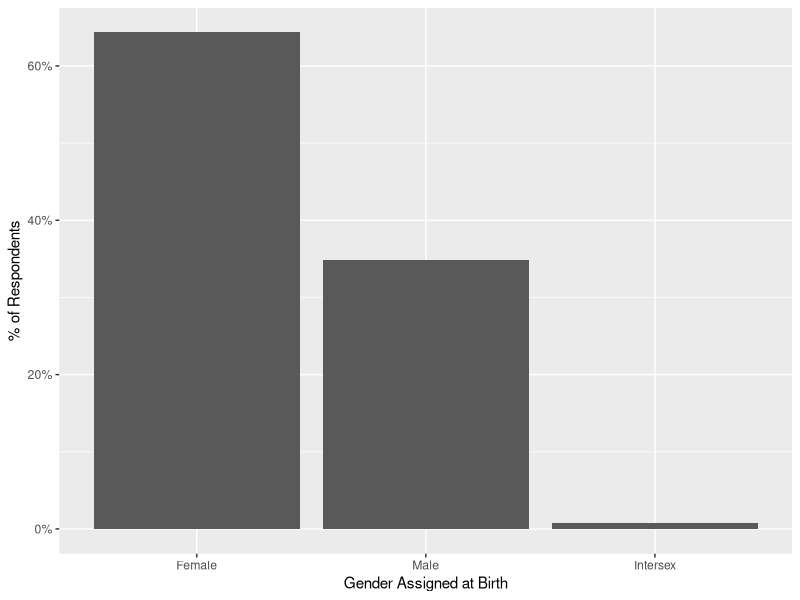
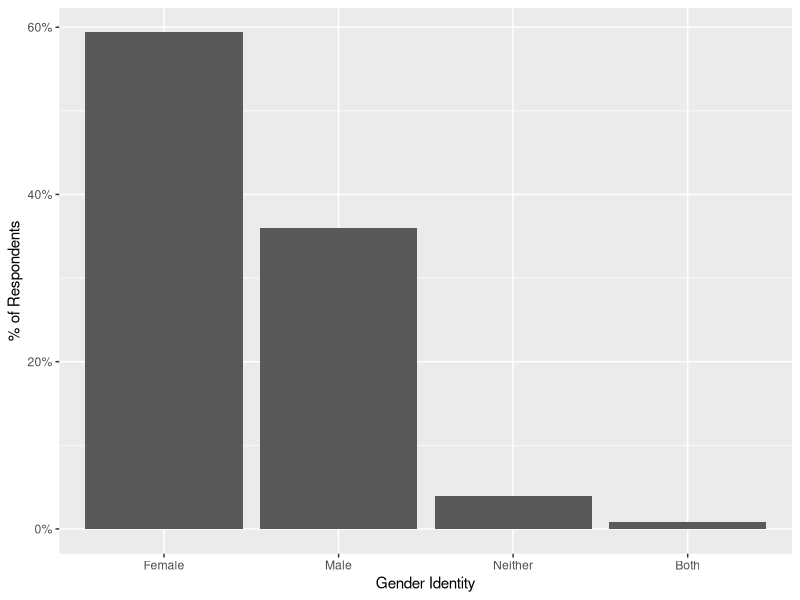
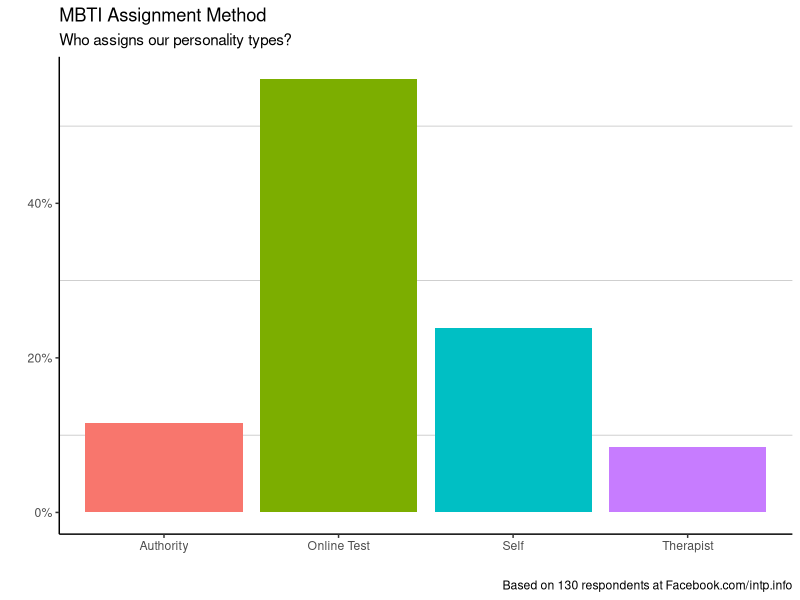
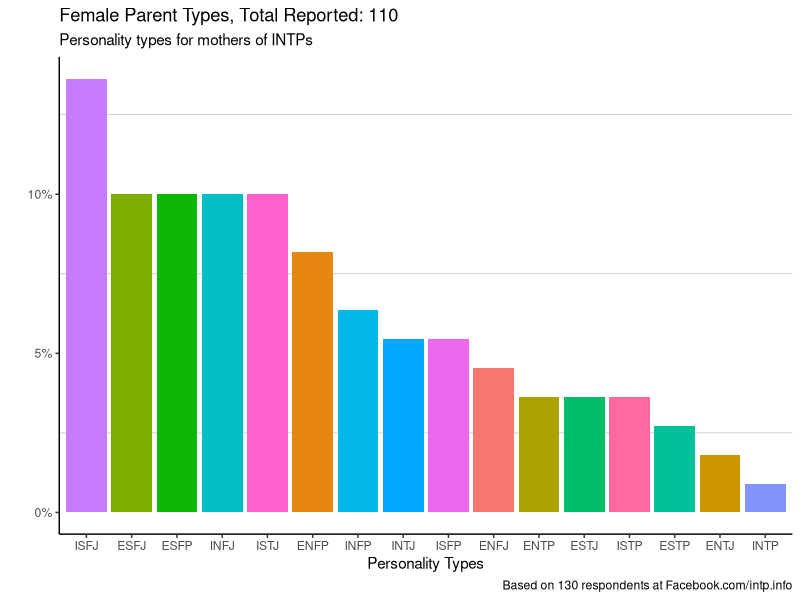
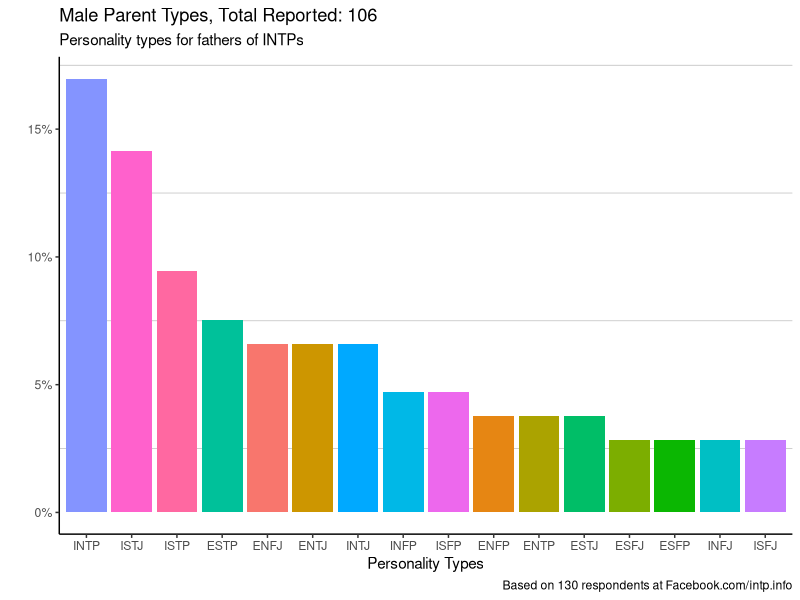
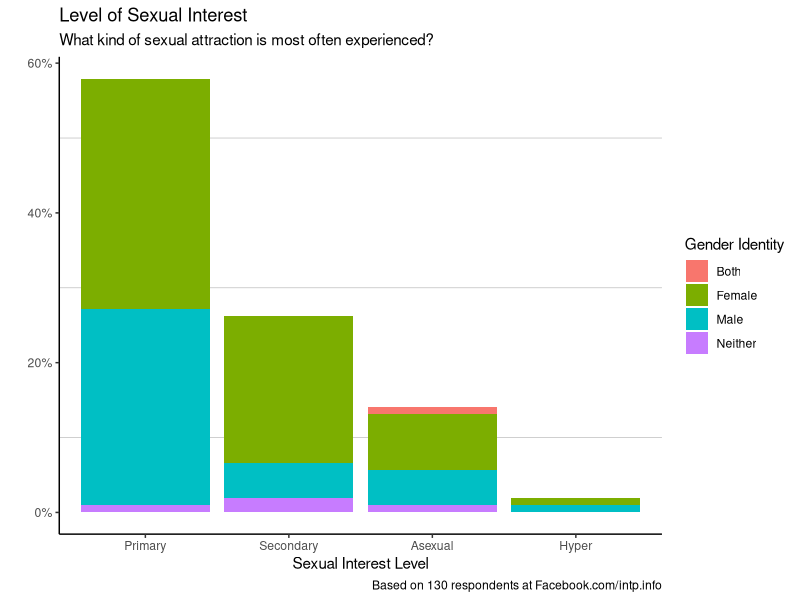
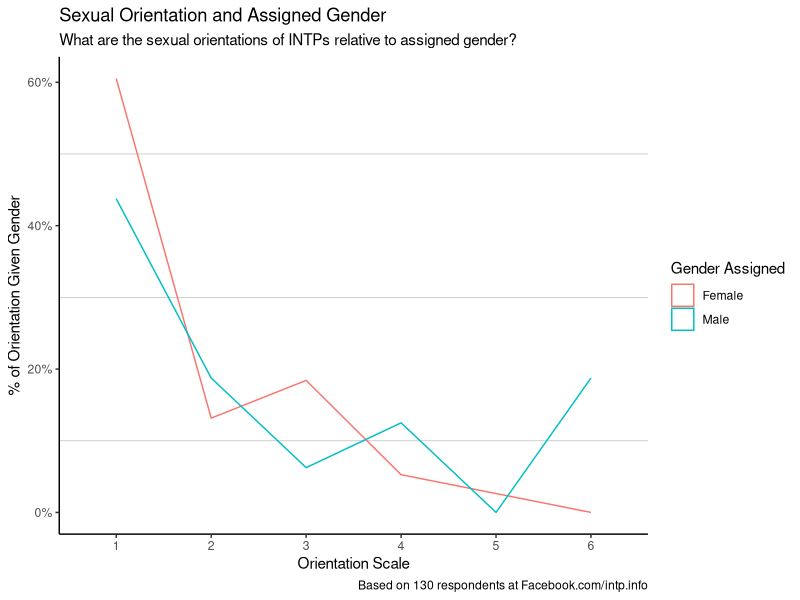
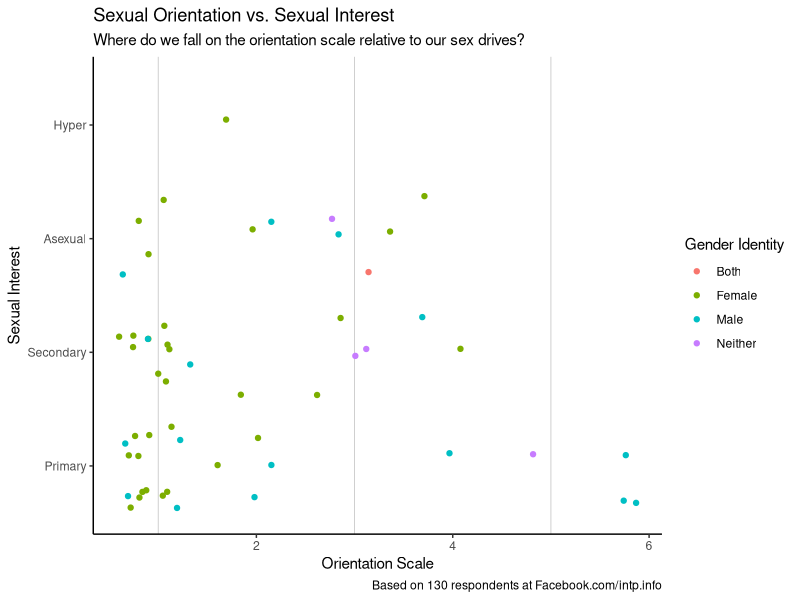

The R script that drew these images, in order:
## ---- chunk 1
knitr::opts_chunk$set(echo = TRUE)
knitr::opts_chunk$set(error = TRUE)
# Load libraries
library("plyr")
library("dplyr")
library("ggplot2")
library("scales")
# Load in clean data (only use clean info!)
survey <- read.csv("intp-general-survey-2017-CLEAN.csv", stringsAsFactors = FALSE)
validTypes <- c( "ISTJ", "ISFJ", "INFJ", "INTJ", "ISTP", "ISFP", "INFP",
                 "INTP", "ESTP", "ESFP", "ENFP", "ENTP", "ESTJ", "ESFJ",
                 "ENFJ", "ENTJ")
tableCaption <- paste( "Based on", length(survey$ID), "respondents at Facebook.com/intp.info" )

# INTPs only
surveyINTP <- filter(survey, Type == "INTP")
## ---- chunk 2
# Set up information for latest calculations
whoTook <- prop.table( table ( survey$Type ) )
whoTookPercentage <- floor(whoTook['INTP'] * 100 )

whoTookGender <- prop.table( table ( survey$GenderAssigned ) )
whoTookGenderIdentity <- prop.table( table ( survey$GenderIdentity ) )
## ---- chunk 3
sortGenderAssigned <- filter(survey, GenderAssigned != '')
sortGenderIdentity <- filter(survey, GenderIdentity != '')

ggplot( sortGenderAssigned, aes( x=reorder(GenderAssigned, GenderAssigned, function(x)-length(x)), y=(..count..)/sum(..count..) ) ) +
  geom_bar() +
  scale_x_discrete("Gender Assigned at Birth" ) +
  scale_y_continuous("% of Respondents", labels=percent)

ggplot( sortGenderIdentity, aes( x=reorder(GenderIdentity, GenderIdentity, function(x)-length(x)), y=(..count..)/sum(..count..) ) ) +
  geom_bar() +
  scale_x_discrete("Gender Identity" ) +
  scale_y_continuous("% of Respondents", labels=percent)
## ---- chunk 4
ggplot( survey, aes( x=WhoAssignedType, y=(..count..)/sum(..count..), fill = WhoAssignedType) ) +
  geom_bar() +
  ggtitle( "MBTI Assignment Method", subtitle = "Who assigns our personality types?" ) +
  scale_x_discrete("") +
  scale_y_continuous("", labels=percent) +
  theme(axis.line = element_line(colour = "black")) +
  theme(panel.grid.major = element_blank()) +
  theme(panel.grid.minor = element_line(colour = "gray") ) +
  theme(panel.background = element_blank()) +
  guides(fill=FALSE) +
  labs(caption=tableCaption)
## ---- chunk 5
# Collection data for parents
parent1 <- data.frame( surveyINTP$Parent1Type[surveyINTP$Parent1Type != ""], surveyINTP$Parent1Gender[surveyINTP$Parent1Type != ""], stringsAsFactors = FALSE )
colnames( parent1 ) <- c( "Type", "Gender" )
parent2 <- data.frame( surveyINTP$Parent2Type[surveyINTP$Parent2Type != ""], surveyINTP$Parent2Gender[surveyINTP$Parent2Type != ""], stringsAsFactors = FALSE )
colnames( parent2 ) <- c( "Type", "Gender" )
parents <- bind_rows( parent1, parent2 )

femaleParents <- filter( parents, Gender == "Female" & Type %in% validTypes )
maleParents <- filter( parents, Gender == "Male" & Type %in% validTypes )

numMaleParents <- length(maleParents$Gender)
numFemaleParents <- length(femaleParents$Gender)

totalParents <- numMaleParents+numFemaleParents
avgPerINTP <- round(totalParents / length(surveyINTP$ID), 1)
## ---- chunk 6
ggplot( femaleParents, aes( x=reorder(Type, Type, function(x)-length(x)), y=(..count..)/sum(..count..), fill = Type ) ) +
  geom_bar() +
  ggtitle( paste("Female Parent Types, Total Reported:", numFemaleParents), subtitle = "Personality types for mothers of INTPs" ) +
  scale_x_discrete("Personality Types") +
  scale_y_continuous("", labels=percent) +
  theme(axis.line = element_line(colour = "black")) +
  theme(panel.grid.major = element_blank()) +
  theme(panel.grid.minor = element_line(colour = "gray") ) +
  theme(panel.background = element_blank()) +
  guides(fill=FALSE) +
  labs(caption=tableCaption)
## ---- chunk 7
ggplot( maleParents, aes( x=reorder(Type, Type, function(x)-length(x)), y=(..count..)/sum(..count..), fill = Type ) ) +
  geom_bar() +
  ggtitle( paste("Male Parent Types, Total Reported:", numMaleParents), subtitle = "Personality types for fathers of INTPs" ) +
  scale_x_discrete("Personality Types") +
  scale_y_continuous("", labels=percent) +
  theme(axis.line = element_line(colour = "black")) +
  theme(panel.grid.major = element_blank()) +
  theme(panel.grid.minor = element_line(colour = "gray") ) +
  theme(panel.background = element_blank()) +
  guides(fill=FALSE) +
  labs(caption=tableCaption)
## ---- chunk 8
areDating <- prop.table(table(surveyINTP$PartnerGender))
notDating <- round(areDating[1], 3)*100
areDating <- 100 - notDating
## ---- chunk 9
# Prepare baseline data for pairings, include parents and survey takers for maximum data
parentPairs <- filter( survey, Parent1Type %in% validTypes & Parent2Type %in% validTypes )
basePairs <- filter( survey, Type %in% validTypes & PartnerType %in% validTypes & PartnerType != '' )

parentPartners <- data.frame( parentPairs$Parent1Type, parentPairs$Parent1Gender, parentPairs$Parent2Type, parentPairs$Parent2Gender, stringsAsFactors = FALSE )
basePartners <- data.frame( parentPairs$Type, parentPairs$GenderAssigned, parentPairs$PartnerType, parentPairs$PartnerGender, stringsAsFactors = FALSE )

colnames( parentPartners ) <- c( "Partner1Type", "Partner1Gender", "Partner2Type", "Partner2Gender" )
colnames( basePartners ) <- c( "Partner1Type", "Partner1Gender", "Partner2Type", "Partner2Gender" )

allCouples <- bind_rows( parentPartners, basePartners )
allCouples <- filter( allCouples, Partner1Type != '' & Partner2Type != '' )

numCouples <- length(allCouples$Partner1Type)

attractionData <- filter( survey, !is.na(Sexuality) & !is.na(Orientation) & !is.na(GenderIdentity) & GenderIdentity != '' & GenderAssigned != '')

attractionData$Sexuality <- sapply( attractionData$Sexuality, function( sexuality ) {
  # This makes for easier grouping, as the first three are essentially forms of asexuality
  switch( sexuality,
    'Aromantic Asexuality' = 'Asexual',
    'Romantic Asexuality' = 'Asexual',
    'Tertiary Sexuality' = 'Asexual',
    'Secondary Sexuality' = 'Secondary',
    'Primary Sexuality' = 'Primary',
    'Hyper Sexuality' = 'Hyper'
  )
} )
## ---- chunk 10
ggplot( attractionData, aes( x=reorder(Sexuality, Sexuality, function(x)-length(x)), y=(..count..)/sum(..count..), fill=GenderIdentity ) ) + 
  geom_bar() +
  ggtitle( "Level of Sexual Interest", subtitle = "What kind of sexual attraction is most often experienced?" ) +
  scale_x_discrete("Sexual Interest Level") +
  scale_y_continuous("", labels=percent) +
  theme(axis.line = element_line(colour = "black")) +
  theme(panel.grid.major = element_blank()) +
  theme(panel.grid.minor = element_line(colour = "gray") ) +
  theme(panel.background = element_blank()) +
  labs(fill="Gender Identity", caption=tableCaption)
## ---- chunk 11
attrOrient <- filter( attractionData, Orientation %in% c(1:6) )
attrOrientSimple <- data.frame( attrOrient$GenderAssigned, attrOrient$Orientation )
attrOrientProps <- as.data.frame(prop.table(table(attrOrientSimple), 1))
colnames(attrOrientProps) <- c("GenderAssigned", "Orientation", "Proportion")

ggplot( attrOrientProps, aes( x=Orientation, y=as.numeric(Proportion), group=GenderAssigned, col=GenderAssigned ) ) +
  geom_density(stat="identity") +
  ggtitle( "Sexual Orientation and Assigned Gender", subtitle = "What are the sexual orientations of INTPs relative to assigned gender?" ) +
  scale_y_continuous(labels = percent) +
  theme(axis.line = element_line(colour = "black")) +
  theme(panel.grid.major = element_blank()) +
  theme(panel.grid.minor = element_line(colour = "gray") ) +
  theme(panel.background = element_blank()) +
  labs(col="Gender Assigned", caption=tableCaption, x = "Orientation Scale", y = "% of Orientation Given Gender")
## ---- chunk 12
ggplot( filter(attractionData, Orientation %in% c(1:6)), aes( x=Orientation, y=reorder(Sexuality, Sexuality, function(x)-length(x)), col=GenderIdentity ) ) + 
  # geom_density() +
  # geom_dotplot() +
  # geom_jitter() +
  geom_jitter() +
  ggtitle( "Sexual Orientation vs. Sexual Interest", subtitle = "Where do we fall on the orientation scale relative to our sex drives?" ) +
  theme(axis.line = element_line(colour = "black")) +
  theme(panel.grid.major = element_blank()) +
  theme(panel.grid.minor = element_line(colour = "gray") ) +
  theme(panel.background = element_blank()) +
  labs(col="Gender Identity", caption=tableCaption, y="Sexual Interest", x="Orientation Scale")
## ---- chunk 13
ggplot( allCouples, aes( x=Partner1Type, y=Partner2Type ) ) + 
  geom_count() +
  ggtitle( paste("MBTI Partner Pairs, Total Reported:", numCouples), subtitle = "Personality types in relationships." ) +
  scale_x_discrete("Type") +
  scale_y_discrete("Partner Type") +
  theme(axis.line = element_line(colour = "black")) +
  theme(panel.grid.major = element_line(colour = "lightgray")) +
  theme(panel.grid.minor = element_line(colour = "gray") ) +
  theme(panel.background = element_blank()) +
  guides(fill=FALSE) +
  labs( n="# Pairings", caption=tableCaption)
## ---- chunk 14
# Base this on INTP couples as a base only
intpCouples1 <- filter( allCouples, Partner1Type == 'INTP' )
intpCouples2 <- filter( allCouples, Partner2Type == 'INTP' & Partner1Type != 'INTP' )
colnames( intpCouples2 ) <-  c( "Partner2Type", "Partner2Gender", "Partner1Type", "Partner1Gender" )
allIntpCouples <- bind_rows( intpCouples1, intpCouples2 )

maleIntpPartners <- filter( allIntpCouples, Partner1Gender == 'Male' )
femaleIntpPartners <- filter( allIntpCouples, Partner1Gender == 'Female' )

numMaleIntpPartners <- length(maleIntpPartners$Partner1Type)
numFemaleIntpPartners <- length(femaleIntpPartners$Partner1Type)
## ---- chunk 15
# Graph, male INTPs tend to date...
ggplot( maleIntpPartners, aes( x=reorder(Partner2Type, Partner2Type, function(x)-length(x)), y=(..count..)/sum(..count..), fill=Partner2Gender ) ) + 
  geom_bar() +
  ggtitle( paste("INTP Men's Partners, Total Reported:", numMaleIntpPartners), subtitle = "What personality types are INTP men most likely to date?" ) +
  scale_x_discrete("Personality Types Being Dated") +
  scale_y_continuous("Probability of Relationship", labels=percent) +
  theme(axis.line = element_line(colour = "black")) +
  theme(panel.grid.major = element_blank()) +
  theme(panel.grid.minor = element_line(colour = "gray") ) +
  theme(panel.background = element_blank()) +
  labs(fill='Partner Gender',caption=tableCaption)
## ---- chunk 16
# Graph, female INTPs tend to date...
ggplot( femaleIntpPartners, aes( x=reorder(Partner2Type, Partner2Type, function(x)-length(x)), y=(..count..)/sum(..count..), fill=Partner2Gender ) ) + 
  geom_bar() +
  ggtitle( paste("INTP Women's Partners, Total Reported:", numFemaleIntpPartners), subtitle = "What personality types are INTP women most likely to date?" ) +
  scale_x_discrete("Personality Types Being Dated") +
  scale_y_continuous("Probability of Relationship", labels=percent) +
  theme(axis.line = element_line(colour = "black")) +
  theme(panel.grid.major = element_blank()) +
  theme(panel.grid.minor = element_line(colour = "gray") ) +
  theme(panel.background = element_blank()) +
  labs(fill='Partner Gender',caption=tableCaption)
## ---- chunk 17
yearsDating <- filter( surveyINTP, 
                       PartnerGender != '' & PartnerAge != '' & !is.na(PartnerAge) & 
                       !is.na(PartnerYearsDating) & PartnerYearsDating != '' & 
                       !is.na(PartnerYearsKnown) & PartnerYearsKnown != '')
numYearsDating <- length(yearsDating$Age)

avgAges <- summary(yearsDating$Age)
Qt1Age <- avgAges[2]
Qt3Age <- avgAges[5]
avgAge <- avgAges[3]
## ---- chunk 18
longTermRels <- filter(yearsDating, PartnerYearsDating > 3 & Age > Qt1Age & Age < Qt3Age)
numLongTermRels <- length(longTermRels$Age)
ggplot( longTermRels, aes( x = Age - PartnerYearsDating, y=(..count..)/sum(..count..), binwidth=5, fill = GenderAssigned ) ) + 
  geom_bar() +
  ggtitle( paste("Age When Long-Term Relationships Begin, Total Reported:", numLongTermRels), subtitle = paste("When do INTPs between the ages of", paste(Qt1Age,Qt3Age,sep="-"),"begin 3+ year long relationships?") ) +
  scale_x_continuous("Age When Relationship Started") +
  scale_y_continuous("", labels=percent) +
  theme(axis.line = element_line(colour = "black")) +
  theme(panel.grid.major = element_blank()) +
  theme(panel.grid.minor = element_line(colour = "gray") ) +
  theme(panel.background = element_blank()) +
  labs(fill='INTP Gender',caption=tableCaption)

## ---- chunk 19
less15Years <- filter(yearsDating, PartnerYearsKnown - PartnerYearsDating < 15 )
numLess15Years <- length(less15Years$Age)

ggplot( less15Years, aes( x = PartnerYearsKnown - PartnerYearsDating,  y=(..count..)/sum(..count..), fill= GenderAssigned, bin=10 ) ) + 
  geom_bar() +
  ggtitle( paste("Years Before Beginning a Relationship, Total Reported:", numLess15Years), subtitle = "Excluding extreme cases, how long do INTPs wait to begin dating someone?" ) +
  scale_x_continuous("Years After Meeting") +
  scale_y_continuous("", labels=percent) +
  theme(axis.line = element_line(colour = "black")) +
  theme(panel.grid.major = element_blank()) +
  theme(panel.grid.minor = element_line(colour = "gray") ) +
  theme(panel.background = element_blank()) +
  labs(fill='INTP Gender',caption=tableCaption)
## ---- chunk 20
avgWaitTime <- summary(yearsDating$PartnerYearsKnown - yearsDating$PartnerYearsDating)
avgWaitTime <- round(avgWaitTime[4],1)
## ---- chunk 21
ggplot( longTermRels, aes( x=reorder(PartnerType, PartnerType, function(x)-length(x)), y=(..count..)/sum(..count..), fill= PartnerGender ) ) + 
  geom_bar() +
  ggtitle( paste("Top INTP Partner Pairs, Total Reported:", numLongTermRels), subtitle = "Which personality pairings are most successful for INTPs?" ) +
  scale_x_discrete("Partner Type") +
  scale_y_continuous("", labels=percent) +
  theme(axis.line = element_line(colour = "black")) +
  theme(panel.grid.major = element_line(colour = "lightgray")) +
  theme(panel.grid.minor = element_line(colour = "gray") ) +
  theme(panel.background = element_blank()) +
  labs(fill='Partner Gender',caption=tableCaption)
## ---- chunk 22
ggplot( yearsDating, aes( x = PartnerYearsDating,  y=PartnerYearsKnown - PartnerYearsDating, col= GenderAssigned, bin=10 ) ) + 
  geom_jitter() +
  ggtitle( paste("Relationship Length vs Time Before Relationship, Total Reported:", length(yearsDating$Age)), subtitle = "Excluding extreme cases, how long do INTPs wait to begin dating someone?" ) +
  scale_x_continuous("Years Waited") +
  scale_y_continuous("Years Dated") +
  theme(axis.line = element_line(colour = "black")) +
  theme(panel.grid.major = element_blank()) +
  theme(panel.grid.minor = element_line(colour = "gray") ) +
  theme(panel.background = element_blank()) +
  labs(col='INTP Gender',caption=tableCaption)
